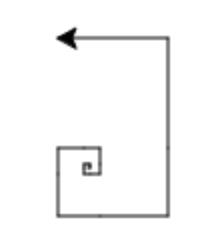

Source code (Python):
import turtle

t = turtle.Turtle()
t.speed(0) #make the turtle go fast


def square(r):
    for i in range(4):
        t.left(90)
        t.forward(r)

draw_square = False
draw_circle = False

r = 1
r_next = 1

for i in range(12):
    print(r, r_next, 1.0 * r / r_next)

    if draw_circle == True:
        arc_angle = 90
        t.circle(r, arc_angle)
    else:
        t.forward(r)
        t.left(90)
        t.forward(r)

    if draw_square == True:
        square(r)

    #one way to calculate the next two values in the series
    r_old = r
    r = r_next
    r_next = r_next + r_old

    #efficient way to calculate the next two values in the series
    # r, r_next = r_next, r_next+r
